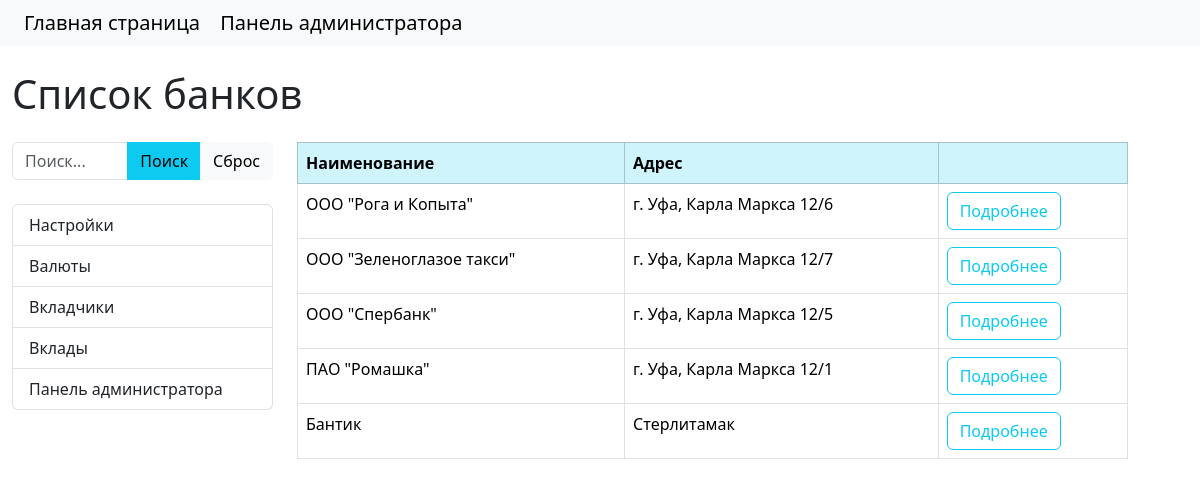
The app's page /, older data.
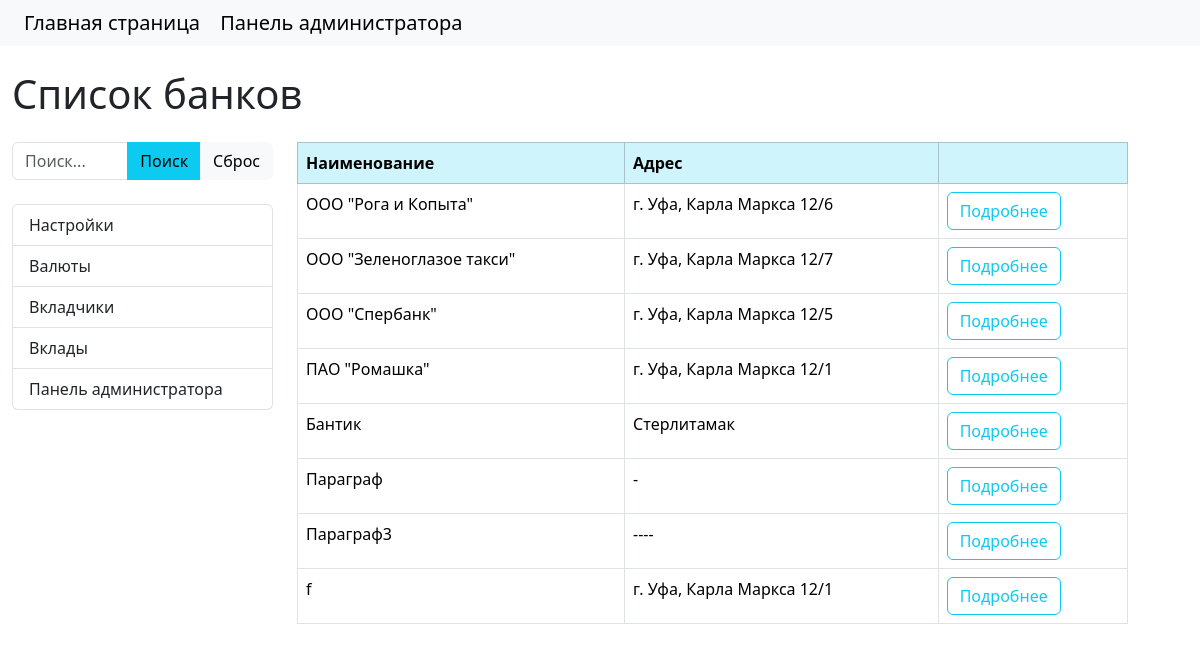
The same page, newer data.
### core/models.py (models this page shows, shortened)
class Bank(models.Model):
    name = models.CharField('Наименование', max_length=100, unique=True)
    address = models.CharField('Адрес', max_length=200)
    class Meta:
        verbose_name = 'Банк'
        verbose_name_plural = 'Банки'

### core/views.py (the view)
# urls.py: path('', views.BanksList.as_view(), name='home'),
class BanksList(ListView):
    model = models.Bank
    context_object_name = 'banks'
    template_name = 'core/index.html'
    def get_filters(self):
        queryset = super().get_queryset()
        return filters.BanksFilter(self.request.GET, queryset=queryset)
    def get_queryset(self):
        return self.get_filters().qs
    def get_context_data(self, **kwargs):
        context = super().get_context_data(**kwargs)
        context['filters'] = self.get_filters()
        context['title'] = 'Список банков'
        return context

### core/templates/core/index.html (shortened to what this page needs)
{% extends 'base.html' %}
{% block page_title %}
<h1 class="mb-4">
    {{ title }}
</h1>
{% endblock %}
{% block sidebar %}
<div class="col-md-3">
    <form method="get">
        <div class="input-group">
            <input name="term" type="text" class="form-control" placeholder="Поиск..." aria-label="Поиск..."
               aria-describedby="button-addon2" value="{{ filters.data.term }}">
            <button type="submit" class="btn btn-info">Поиск</button>
            <a href="{% url 'home' %}" class="btn btn-light">Сброс</a>
        </div>
    </form>
    <ul class="list-group mt-4">
        <a class="list-group-item" href="{% url 'banks_settings' %}">Настройки</a>
        <a class="list-group-item" href="{% url 'currency' %}">Валюты</a>
        <a class="list-group-item" href="{% url 'depositors' %}">Вкладчики</a>
        <a class="list-group-item" href="{% url 'deposits' %}">Вклады</a>
        <a class="list-group-item" href="{% url 'admin' %}">Панель администратора</a>
    </ul>
</div>
{% endblock %}
{% block content %}
<div class="col-md-9">
    <table class="table table-bordered">
        <thead class="table-info">
        <tr>
            <th scope="col">Наименование</th>
            <th scope="col">Адрес</th>
            <th scope="col"></th>
        </tr>
        </thead>
        <tbody>
        {% for item in banks %}
        <tr>
            <td>{{ item.name }}</td>
            <td>{{ item.address }}</td>
            <td>
                <a href="{% url 'bank_detail' pk=item.pk %}" class="btn btn-outline-info">Подробнее</a>
            </td>
        </tr>
        {% endfor %}
        </tbody>
    </table>
</div>
{% endblock %}

Row changes from the older to the newer data that the page shows:
added Bank: name "Параграф", address "-"
added Bank: name "Параграф3", address "----"
added Bank: name "f", address "г. Уфа, Карла Маркса 12/1"
